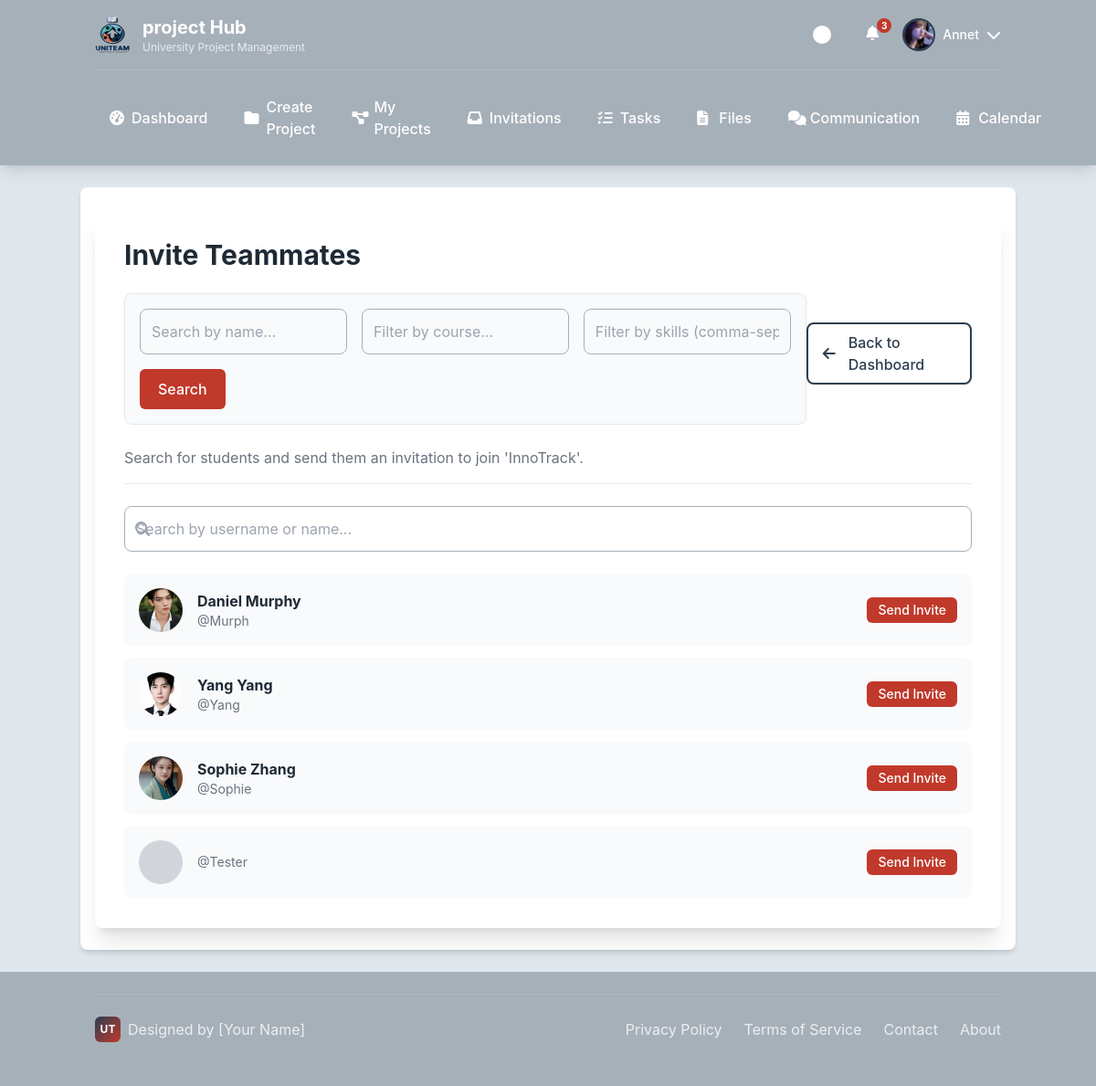
The page /projects/1/invite/ (signed in) on the database its author committed.
### users/models.py (models this page shows)
class CustomUser(AbstractUser):
    class Role(models.TextChoices):
        ADMIN = "ADMIN", "Admin"
        LECTURER = "LECTURER", "Lecturer"
        STUDENT = "STUDENT", "Student"
    role = models.CharField(max_length=50, choices=Role.choices)
    avatar = models.ImageField(upload_to='avatars/', null=True, blank=True)
    is_approved = models.BooleanField(default=True)
    phone_number = models.CharField(max_length=20, blank=True)
    def get_full_name(self):
        return f"{self.first_name} {self.last_name}"

### projects/models.py (models this page shows, shortened)
class Project(models.Model):
    class LifecycleStatus(models.TextChoices):
        DRAFT = 'DRAFT', 'Draft'
        ACTIVE = 'ACTIVE', 'Active'
        SUBMITTED = 'SUBMITTED', 'Submitted'
        ARCHIVED = 'ARCHIVED', 'Archived'
    title = models.CharField(max_length=200)
    description = models.TextField()
    course_code = models.CharField(max_length=20, blank=True)
    deadline = models.DateField()
    lifecycle_status = models.CharField(
        max_length=20,
        choices=LifecycleStatus.choices,
        default=LifecycleStatus.ACTIVE,
    )
    supervisor = models.ForeignKey(
        settings.AUTH_USER_MODEL,
        on_delete=models.SET_NULL, null=True, blank=True,
        limit_choices_to={'role': 'LECTURER'}, related_name='supervised_projects'
    )
    template_used = models.ForeignKey(ProjectTemplate, on_delete=models.SET_NULL, null=True, blank=True)
    created_at = models.DateTimeField(auto_now_add=True)
    updated_at = models.DateTimeField(auto_now=True)
    def get_absolute_url(self):
        return reverse('project_dashboard', kwargs={'project_id': self.pk})
    class Meta:
        ordering = ['deadline', '-created_at']

### projects/views.py (the view, shortened to what this page needs)
# urls.py: path('<int:project_id>/invite/', views.invite_member_view, name='invite_member'),
@login_required
def invite_member_view(request, project_id):
    project = get_object_or_404(Project, pk=project_id)
    is_leader_or_coleader = project.team.teammembership_set.filter(
        user=request.user,
        role__in=[Team.Role.LEADER, Team.Role.CO_LEADER]
    ).exists()
    if not is_leader_or_coleader:
        messages.error(request, "Only Group Leaders or Co-Leaders can invite members.")
        return redirect(project.get_absolute_url())
    query = request.GET.get('q', '')
    course_filter = request.GET.get('course', '')
    skills_filter = request.GET.get('skills', '')
    excluded_user_ids = list(project.team.members.values_list('id', flat=True))
    search_results = CustomUser.objects.filter(role=CustomUser.Role.STUDENT).exclude(id__in=excluded_user_ids)
    if query:
        search_results = search_results.filter(
            Q(username__icontains=query) | Q(first_name__icontains=query) | Q(last_name__icontains=query)
        )
    if course_filter:
        search_results = search_results.filter(studentprofile__course_name__icontains=course_filter)
    if skills_filter:
        search_results = search_results.filter(studentprofile__skills__name__in=[skill.strip() for skill in skills_filter.split(',')])
    search_results = search_results.distinct()
    context = {
        'project': project,
        'search_results': search_results,
    }
    return render(request, 'projects/invite_member.html', context)

### templates/projects/invite_member.html (shortened to what this page needs)
{% extends "base/base_student.html" %}
{% load static %}
{% block content %}
<div class="surface shadow-xl rounded-lg p-6 md:p-8">
    <div class="flex justify-between items-center mb-6 border-b pb-4">
        <div>
            <h1 class="text-3xl font-bold">Invite Teammates</h1>
            <form method="GET" class="my-6 p-4 border rounded-lg bg-gray-50 dark:bg-gray-700">
                <div class="grid grid-cols-1 md:grid-cols-3 gap-4">
                    <input type="text" name="q" value="{{ request.GET.q }}" placeholder="Search by name..." class="input-field">
                    <input type="text" name="course" value="{{ request.GET.course }}" placeholder="Filter by course..." class="input-field">
                    <input type="text" name="skills" value="{{ request.GET.skills }}" placeholder="Filter by skills (comma-sep)..." class="input-field">
                </div>
                <button type="submit" class="btn btn-primary mt-4">Search</button>
            </form>
            <p class="text-gray-500">Search for students and send them an invitation to join '{{ project.title }}'.</p>
        </div>
        <a href="{{ project.get_absolute_url }}" class="btn btn-secondary py-2 px-4 rounded-lg"><i class="fas fa-arrow-left mr-2"></i>Back to Dashboard</a>
    </div>
    <form method="GET" class="mb-6">
        <div class="relative">
            <input type="text" name="q" value="{{ request.GET.q }}" placeholder="Search by username or name..." class="input-field pl-10">
            <i class="fas fa-search absolute left-3 top-1/2 -translate-y-1/2 text-gray-400"></i>
        </div>
    </form>
    <div class="space-y-3">
        {% for student in search_results %}
        <div class="bg-gray-50 dark:bg-gray-700 p-4 rounded-lg flex justify-between items-center">
            <div class="flex items-center">
                {% if student.avatar %}
                    <img src="{{ student.avatar.url }}" class="w-12 h-12 rounded-full object-cover mr-4">
                {% else %}
                    <div class="w-12 h-12 rounded-full bg-gray-300 flex-shrink-0 flex items-center justify-center font-bold text-gray-600 mr-4 text-xl">
                    </div>
                {% endif %}
                <div>
                    <p class="font-bold">{{ student.get_full_name }}</p>
                    <p class="text-sm text-gray-500">@{{ student.username }}</p>
                </div>
            </div>
            <form method="POST">
                <button type="submit" class="btn btn-primary text-white text-sm py-1 px-3 rounded-md">
                    Send Invite
                </button>
            </form>
        </div>
        {% empty %}
            {% if request.GET.q %}
            <p class="text-center text-gray-500 py-4">No students found matching your search.</p>
            {% else %}
            <p class="text-center text-gray-500 py-4">Start typing in the search bar to find students to invite.</p>
            {% endif %}
        {% endfor %}
    </div>
</div>
{% endblock %}

### templates/base/base_student.html (shortened to what this page needs)
<!DOCTYPE html>
{% load static %}
<html lang="en">
<head>
    <script src="https://cdn.tailwindcss.com"></script>
    <link rel="stylesheet" href="https://cdnjs.cloudflare.com/ajax/libs/font-awesome/6.4.0/css/all.min.css">
    <link rel="stylesheet" href="{% static 'css/student_base.css' %}">
</head>
<body class="min-h-screen flex flex-col">
    <header class="header-bg text-white shadow-lg">
        <div class="container mx-auto px-4 py-4">
            <div class="flex justify-between items-center">
                <div class="logo-container">
                    <img src="{% static 'images/logo/uniteam_logo (1).png'%}" alt="UniTeam Logo" class="w-10 h-10 rounded-lg" onerror="this.style.display='none'; this.nextElementSibling.style.display='flex';">
                    <div>
                        <h1 class="text-xl font-bold">project Hub</h1>
                        <p class="text-xs opacity-75">University Project Management</p>
                    </div>
                </div>
                <div class="flex items-center space-x-4">
                    <div class="theme-toggle" id="themeToggle" title="Toggle Theme"></div>
                    {% if user.is_authenticated %}
                        <div class="relative cursor-pointer" id="notificationButton" title="Notifications">
                            <i class="fa-solid fa-bell w-6 h-6 text-white hover:text-accent-1 transition-colors"></i>
                            <span class="notification-badge">3</span>
                        </div>
                        <div class="profile-dropdown">
                            <div class="flex items-center gap-2 cursor-pointer" id="profileButton">
                                {% if user.avatar %}
                                    <img src="{{ user.avatar.url }}" alt="{{ user.username }}'s Avatar" class="profile-avatar object-cover">
                                {% else %}
                                    <div class="profile-avatar bg-accent-1 flex items-center justify-center text-white font-bold">
                                        {{ user.first_name.0|default:user.username.0|upper }}
                                    </div>
                                {% endif %}
                                <span class="hidden md:block text-sm font-medium">{{ user.first_name|default:user.username }}</span>
                                <i class="fa-solid fa-chevron-down w-4 h-4 transition-transform" id="profileArrow"></i>
                            </div>
                        </div>
                    {% else %}
                        <div class="flex items-center space-x-3">
                            <a href="#" class="btn btn-secondary">LOGIN</a>
                            <a href="#" class="btn btn-primary">REGISTER</a>
                        </div>
                    {% endif %}
                </div>
            </div>
            {% if user.is_authenticated %}
            <nav class="hidden md:block mt-4 pt-4 border-t border-white border-opacity-20">
                <div class="flex space-x-2">
                    <a href="{% url 'student_dashboard' %}" class="nav-link {% if request.resolver_match.url_name == 'dashboard' %}active{% endif %}">
                        <i class="fa-solid fa-gauge-high w-4 h-4"></i>
                        Dashboard
                    </a>
                    <a href="{% url 'create_project' %}" class="nav-link {% if request.resolver_match.url_name == 'projects' %}active{% endif %}">
                        <i class="fa-solid fa-folder w-4 h-4"></i>
                        Create Project
                    </a>
                    <a href="{% url 'my_projects' %}" class="nav-link {% if request.resolver_match.url_name == 'projects' %}active{% endif %}">
                        <i class="fa-solid fa-diagram-project w-4 h-4"></i>
                        My Projects
                    </a>
                    <a href="{% url 'view_invitations' %}" class="nav-link {% if request.resolver_match.url_name == 'invitations' %}active{% endif %}">
                        <i class="fa-solid fa-inbox w-4 h-4"></i>
                        Invitations
                    </a>
                    <a href="" class="nav-link {% if request.resolver_match.url_name == 'tasks' %}active{% endif %}">
                        <i class="fa-solid fa-list-check w-4 h-4"></i>
                        Tasks
                    </a>
                    <a href="#" class="nav-link {% if request.resolver_match.url_name == 'files' %}active{% endif %}">
                        <i class="fa-solid fa-file-lines w-4 h-4"></i>
                        Files
                    </a>
                    <a href="#" class="nav-link {% if request.resolver_match.url_name == 'communication' %}active{% endif %}">
                        <i class="fa-solid fa-comments w-4 h-4"></i>
                        Communication
                    </a>
                    <a href="#" class="nav-link {% if request.resolver_match.url_name == 'calendar' %}active{% endif %}">
                        <i class="fa-solid fa-calendar-days w-4 h-4"></i>
                        Calendar
                    </a>
                </div>
            </nav>
            {% endif %}
        </div>
    </header>
    <main class="flex-grow container mx-auto px-4 py-6 surface shadow-md my-6 rounded-lg">
        {% block content %}{% endblock %}
    </main>
    {% if user.is_authenticated %}
    <footer class="footer-bg text-white py-6 mt-auto">
        <div class="container mx-auto px-4">
            <div class="footer-content">
                <div class="personal-branding">
                    <div class="personal-logo">UT</div>
                    <span>Designed by [Your Name]</span>
                </div>
                <div class="footer-links">
                    <a href="#">Privacy Policy</a>
                    <a href="#">Terms of Service</a>
                    <a href="#">Contact</a>
                    <a href="#">About</a>
                </div>
            </div>
        </div>
    </footer>
    {% endif %}
</body>
</html>

### static/css/student_base.css (style rules this page uses)
:root { --light-gray: #DFE6EC; --dark-gray: #A6B0B9; --accent-1: #C0392B; --accent-2: #2C3E50; --text-dark: #1E2A35; --background: var(--light-gray); --surface: #ffffff; --header-bg: var(--dark-gray); --footer-bg: var(--dark-gray); }
body { background-color: var(--background); color: var(--text-dark); transition: all 0.3s ease; font-family: 'Inter', system-ui, -apple-system, sans-serif; }
.header-bg { background-color: var(--header-bg); }
.footer-bg { background-color: var(--footer-bg); }
.surface { background-color: var(--surface); }
.logo-container { display: flex; align-items: center; gap: 12px; }
.nav-link { position: relative; padding: 12px 16px; border-radius: 6px; transition: all 0.2s ease; font-weight: 500; display: flex; align-items: center; gap: 8px; }
.profile-dropdown { position: relative; }
.profile-avatar { width: 36px; height: 36px; border-radius: 50%; border: 2px solid var(--accent-2); cursor: pointer; transition: all 0.2s ease; }
.btn { display: inline-flex; align-items: center; gap: 6px; padding: 10px 20px; border-radius: 6px; font-weight: 500; text-decoration: none; transition: all 0.2s ease; cursor: pointer; border: none; }
.btn-primary { background-color: var(--accent-1); color: white; }
.btn-secondary { background-color: transparent; color: var(--accent-2); border: 2px solid var(--accent-2); }
.theme-toggle { width: 44px; height: 24px; background-color: var(--dark-gray); border-radius: 12px; position: relative; cursor: pointer; transition: background-color 0.3s ease; }
.theme-toggle::before { content: ''; position: absolute; top: 2px; left: 2px; width: 20px; height: 20px; background-color: white; border-radius: 50%; transition: transform 0.3s ease; }
.footer-content { display: flex; justify-content: space-between; align-items: center; padding: 24px 0; border-top: 1px solid rgba(255,255,255,0.1); }
.footer-links { display: flex; gap: 24px; }
.footer-links a { color: rgba(255,255,255,0.8); text-decoration: none; transition: color 0.2s ease; }
.personal-branding { display: flex; align-items: center; gap: 8px; color: rgba(255,255,255,0.8); }
.personal-logo { width: 28px; height: 28px; background: linear-gradient(135deg, var(--accent-2), var(--accent-1)); border-radius: 6px; display: flex; align-items: center; justify-content: center; color: white; font-weight: bold; font-size: 12px; }
.notification-badge { position: absolute; top: -4px; right: -4px; background-color: var(--accent-1); color: white; font-size: 10px; font-weight: bold; border-radius: 10px; min-width: 16px; height: 16px; display: flex; align-items: center; justify-content: center; padding: 0 4px; }

### templates/projects/invite_member.html (style rules this page uses)
.input-field { background-color: var(--input-bg); border: 1px solid var(--dark-gray); width: 100%; padding: .75rem; border-radius: .5rem; }

### rows shown on the page
CustomUser: avatar (picture), first_name "Annet"
Project: title "InnoTrack"
CustomUser: avatar (picture), get_full_name "Daniel Murphy", username "Murph"
CustomUser: avatar (picture), get_full_name "Yang Yang", username "Yang"
CustomUser: avatar (picture), get_full_name "Sophie Zhang", username "Sophie"
CustomUser: username "Tester"
